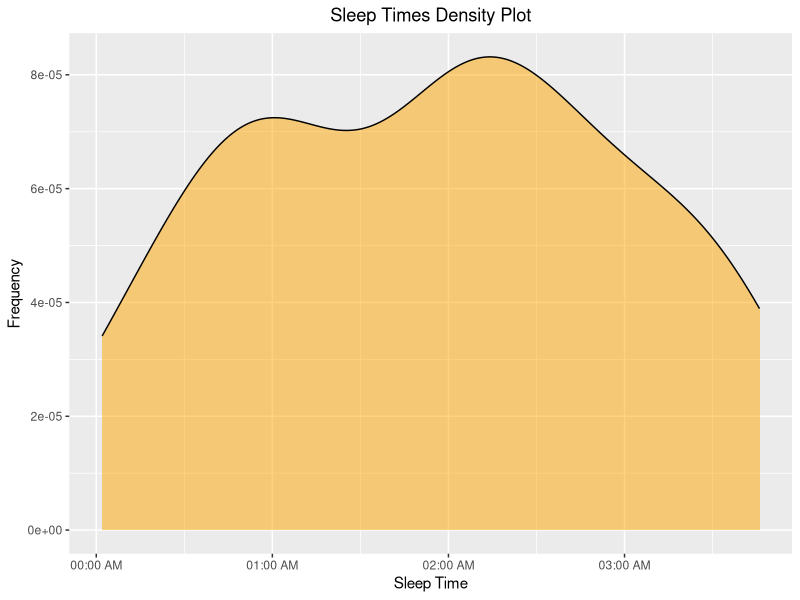
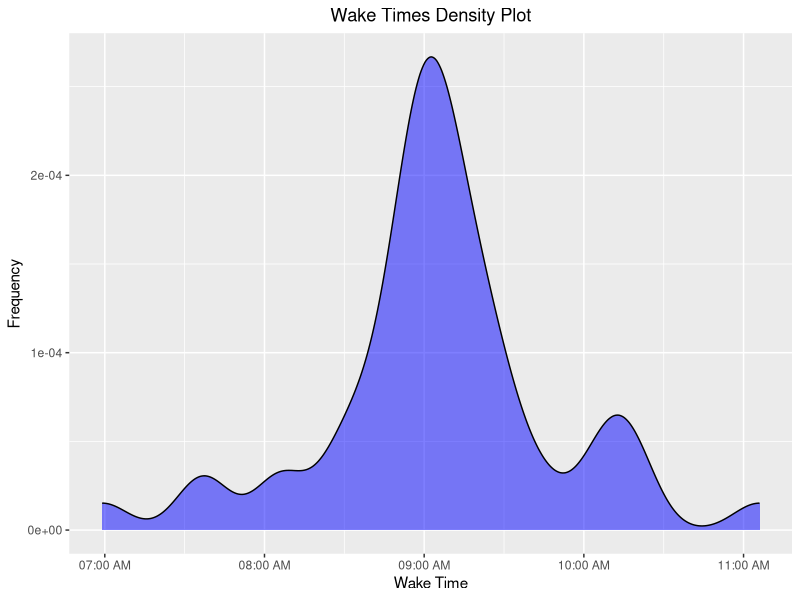
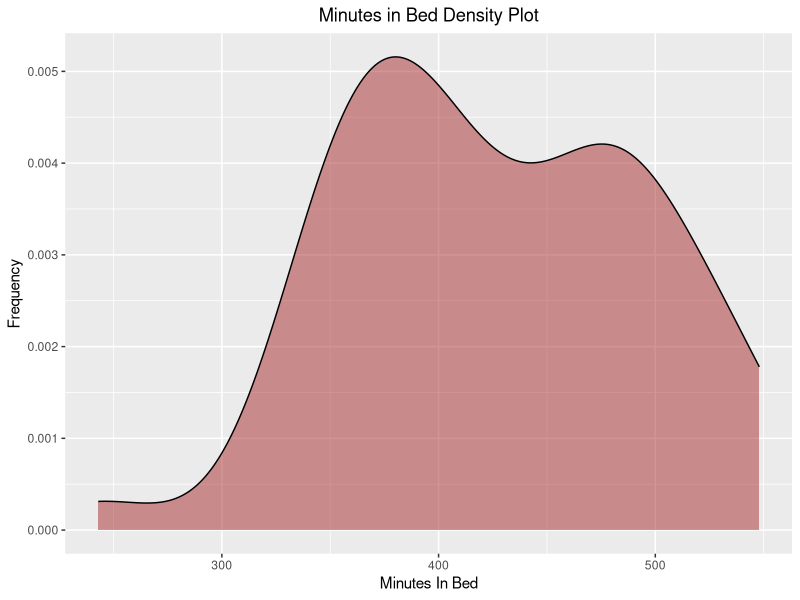
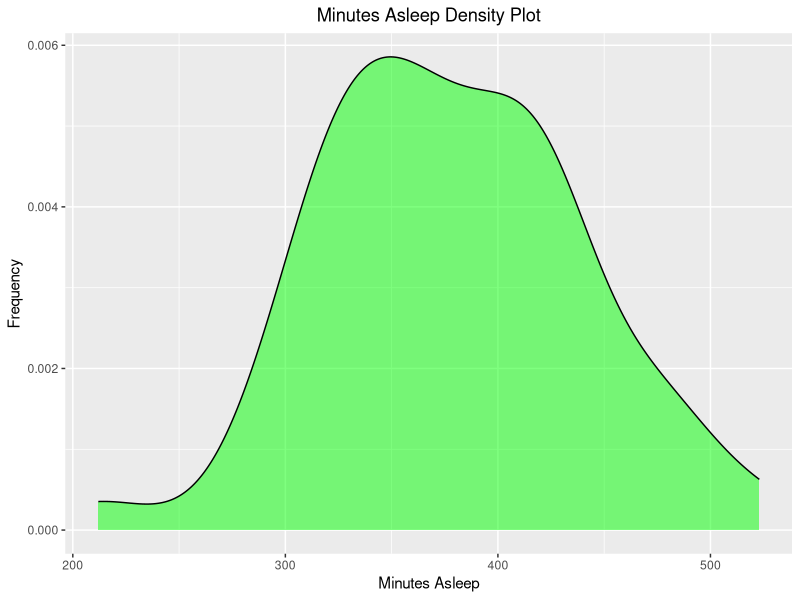
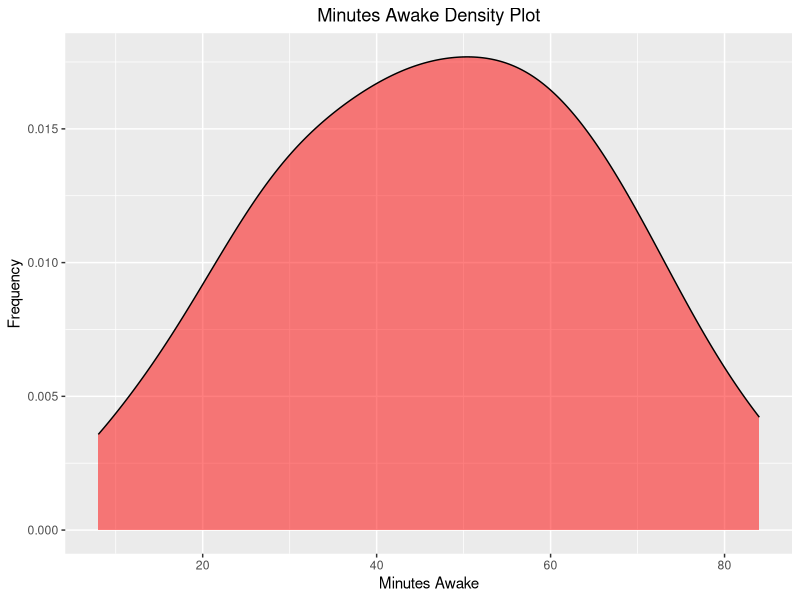
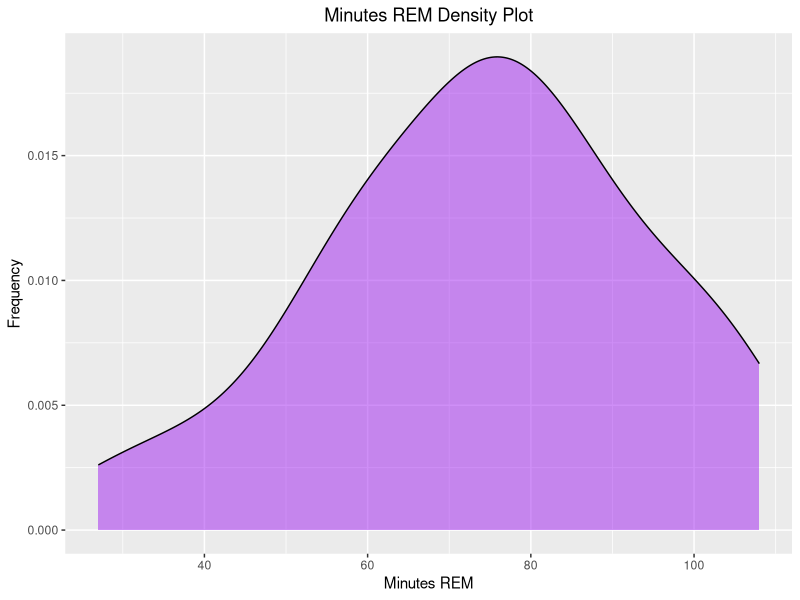
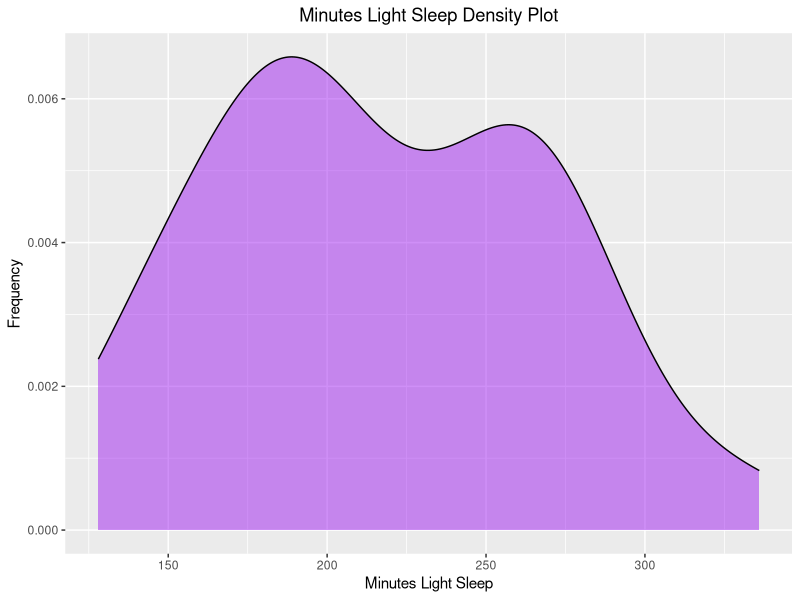
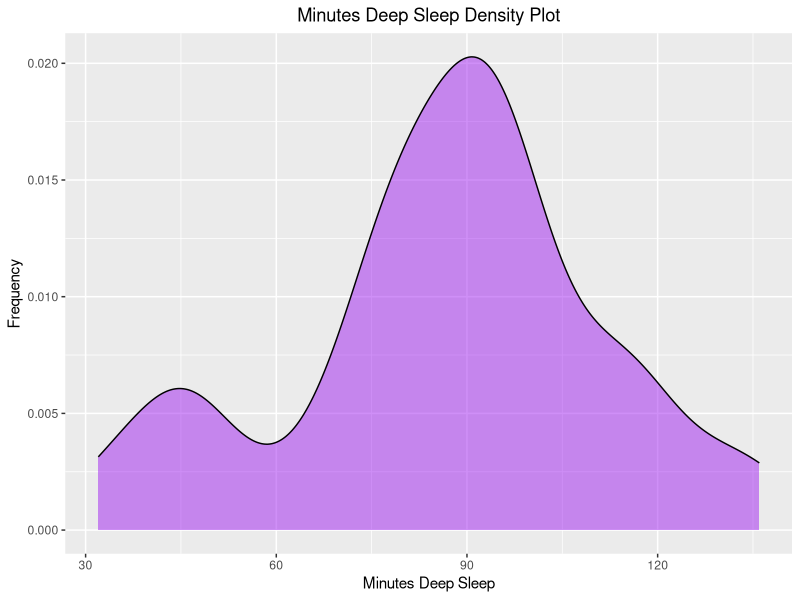

Recreate these plots in R, in order.
library(ggplot2)
library(hms)
library(lubridate)
library(scales)
library(corrplot)

#####################################
#### Sleep Data
#####################################
# Load raw data
sleep <- read.csv("./data/raw_sleepdata.csv")
# switching to military time so i dont have to worry abt am/pm
sleep$Start.Time <- format(strptime(sleep$Start.Time, "%Y-%m-%d %I:%M%p"), format="%Y-%m-%d %H:%M") 
sleep$End.Time <- format(strptime(sleep$End.Time, "%Y-%m-%d %I:%M%p"), format="%Y-%m-%d %H:%M") 
head(sleep)
tail(sleep)
# fix dtypes
sleep$Minutes.REM.Sleep <- as.integer(sleep$Minutes.REM.Sleep)
sleep$Minutes.Light.Sleep <- as.integer(sleep$Minutes.Light.Sleep)
sleep$Minutes.Deep.Sleep <- as.integer(sleep$Minutes.Deep.Sleep)
# add Quality = Minutes Asleep/Minutes in Bed
sleep$Quality <- sleep$Minutes.Asleep/sleep$Time.in.Bed

# Extract times
sleep$Sleeptime <- hms::hms(second(sleep$Start.Time), minute(sleep$Start.Time), hour(sleep$Start.Time))
sleep$Sleeptime <- as.POSIXct(sleep$Sleeptime)
sleep$Waketime <- hms::hms(second(sleep$End.Time), minute(sleep$End.Time), hour(sleep$End.Time))
sleep$Waketime <- as.POSIXct(sleep$Waketime)

# Plot densities
ggplot(sleep, aes(Sleeptime)) + 
  geom_density(fill = "orange", alpha = 0.5) +
  scale_x_datetime(labels=date_format("%H:%M AM")) +
  labs(y='Frequency', x='Sleep Time') + 
  ggtitle('Sleep Times Density Plot') +
  theme(plot.title = element_text(hjust = 0.5))

ggplot(sleep, aes(Waketime)) + 
  geom_density(fill = "blue", alpha = 0.5) +
  scale_x_datetime(labels=date_format("%H:%M AM")) +
  labs(y='Frequency', x='Wake Time') + 
  ggtitle('Wake Times Density Plot') +
  theme(plot.title = element_text(hjust = 0.5))

# Multimodal (aka the weekend effect)?
ggplot(sleep, aes(Time.in.Bed)) + 
  geom_density(fill = "brown", alpha = 0.5) +
  labs(y='Frequency', x='Minutes In Bed') + 
  ggtitle('Minutes in Bed Density Plot') +
  theme(plot.title = element_text(hjust = 0.5))

ggplot(sleep, aes(Minutes.Asleep)) + 
  geom_density(fill = "green", alpha = 0.5) +
  labs(y='Frequency', x='Minutes Asleep') + 
  ggtitle('Minutes Asleep Density Plot') +
  theme(plot.title = element_text(hjust = 0.5))

ggplot(sleep, aes(Minutes.Awake)) + 
  geom_density(fill = "red", alpha = 0.5) +
  labs(y='Frequency', x='Minutes Awake') + 
  ggtitle('Minutes Awake Density Plot') +
  theme(plot.title = element_text(hjust = 0.5))

ggplot(sleep, aes(Minutes.REM.Sleep)) + 
  geom_density(fill = "purple", alpha = 0.5) +
  labs(y='Frequency', x='Minutes REM') + 
  ggtitle('Minutes REM Density Plot') +
  theme(plot.title = element_text(hjust = 0.5))

ggplot(sleep, aes(Minutes.Light.Sleep)) + 
  geom_density(fill = "purple", alpha = 0.5) +
  labs(y='Frequency', x='Minutes Light Sleep') + 
  ggtitle('Minutes Light Sleep Density Plot') +
  theme(plot.title = element_text(hjust = 0.5))

ggplot(sleep, aes(Minutes.Deep.Sleep)) + 
  geom_density(fill = "purple", alpha = 0.5) +
  labs(y='Frequency', x='Minutes Deep Sleep') + 
  ggtitle('Minutes Deep Sleep Density Plot') +
  theme(plot.title = element_text(hjust = 0.5))

ggplot(sleep, aes(Quality)) + 
  geom_density(fill = "yellow", alpha = 0.5) +
  labs(y='Frequency', x='Quality (Minutes Asleep/Time in Bed)') + 
  ggtitle('Quality of Sleep Density Plot') +
  theme(plot.title = element_text(hjust = 0.5))

# Correlation Plot
corrplot(cor(sleep[,c(3, 4, 5, 6, 7, 8, 9)]), type='upper', method="circle")

#####################################
#### Activity Data
#####################################
# Load cleaned data
activity <- read.csv("./data/activitydata.csv")
# Drop floors
activity <- activity[,-5]
# Fix dtypes
activity$Calories.Burned <- as.integer(gsub(",", "", activity$Calories.Burned))
activity$Steps <-  as.integer(gsub(",", "", activity$Steps))
activity$Minutes.Sedentary <- as.integer(gsub(",", "", activity$Minutes.Sedentary))
activity$Minutes.Lightly.Active <- as.integer(activity$Minutes.Lightly.Active)
activity$Minutes.Fairly.Active <- as.integer(activity$Minutes.Fairly.Active)
activity$Minutes.Very.Active <- as.integer(activity$Minutes.Very.Active)
activity$Activity.Calories <- as.integer(activity$Activity.Calories)
# Convert to datetime
activity$Date <- format(strptime(activity$Date, "%m/%d/%y"), format="%Y-%m-%d") 
# View data
head(activity)
tail(activity)

# Plot densities
ggplot(activity, aes(Calories.Burned)) + 
  geom_density(fill = "red", alpha = 0.5) +
  labs(y='Frequency', x='Calories Burned') + 
  ggtitle('Calories Burned Density Plot') +
  theme(plot.title = element_text(hjust = 0.5))

ggplot(activity, aes(Steps)) + 
  geom_density(fill = "orange", alpha = 0.5) +
  labs(y='Frequency', x='Daily Steps') + 
  ggtitle('Daily Steps Density Plot') +
  theme(plot.title = element_text(hjust = 0.5))

ggplot(activity, aes(Distance)) + 
  geom_density(fill = "purple", alpha = 0.5) +
  labs(y='Frequency', x='Daily Distance Travelled') + 
  ggtitle('Daily Distance Density Plot') +
  theme(plot.title = element_text(hjust = 0.5))

ggplot(activity, aes(Minutes.Sedentary)) + 
  geom_density(fill = "yellow", alpha = 0.5) +
  labs(y='Frequency', x='Daily Minutes Sedentary') + 
  ggtitle('Daily Minutes Sedentary Density Plot') +
  theme(plot.title = element_text(hjust = 0.5))

ggplot(activity, aes(Minutes.Lightly.Active)) + 
  geom_density(fill = "yellow", alpha = 0.5) +
  labs(y='Frequency', x='Daily Minutes Lightly Active') + 
  ggtitle('Daily Lightly Active Minutes Density Plot') +
  theme(plot.title = element_text(hjust = 0.5))

ggplot(activity, aes(Minutes.Very.Active)) + 
  geom_density(fill = "yellow", alpha = 0.5) +
  labs(y='Frequency', x='Daily Minutes Very Active') + 
  ggtitle('Daily Very Active Minutes Density Plot') +
  theme(plot.title = element_text(hjust = 0.5))

ggplot(activity, aes(Activity.Calories)) + 
  geom_density(fill = "yellow", alpha = 0.5) +
  labs(y='Frequency', x='Daily Activity Calories Burned') + 
  ggtitle('Daily Activity Calories Burned Density Plot') +
  theme(plot.title = element_text(hjust = 0.5))

# Correlation Plot
corrplot(cor(activity[,-1]), type='upper', method="circle")

# Potential analysis ideas:
# Fit curve to sleep time and wake times
# - how to account for weekend effect
# Run a regression to see if activity affects 
# - duration of sleep
# - quality of sleep (Minutes Asleep/Time in Bed)?